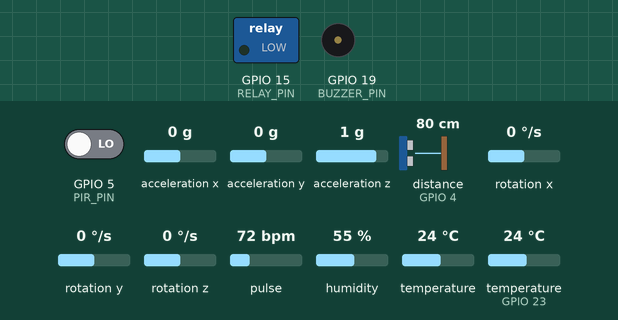
Bench run of a sketch on a simulated ESP32. On the bench: switched loads named in the sketch (green lamp = pin HIGH), buzzer (waves = sounding, pin HIGH). The inputs (shaded band) are chosen by the test bench; at power-on: distance to the obstacle (sensor on GPIO 4) 80 cm, GPIO 5 (PIR_PIN) LOW, acceleration x 0 g, acceleration y 0 g, acceleration z 1 g, rotation x 0 °/s, rotation y 0 °/s, rotation z 0 °/s, pulse 72 bpm, humidity 55 %, temperature 24 °C, temperature (sensor on GPIO 23) 24 °C. The echo pulse lasts 58.3 µs per cm; WiFi joins after 1.5 s; servers stay silent unless stated; what the sketch prints to the serial monitor is not drawn.

Above: at 2.7 s.
2.8 s: distance to the obstacle (sensor on GPIO 4) set to 11 cm
8.9 s: distance to the obstacle (sensor on GPIO 4) set to 8 cm
At 12.9 s:
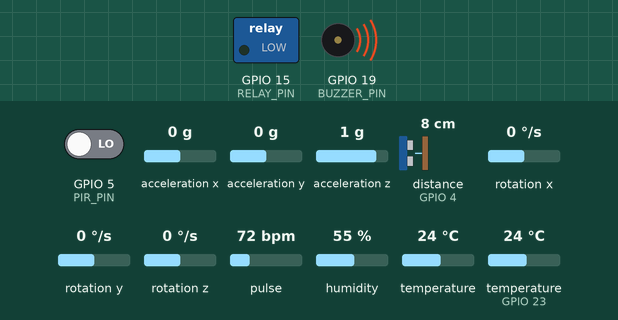
Timing chart, 0 to 14.4 s (numbered marks = the images above; inputs shaded):
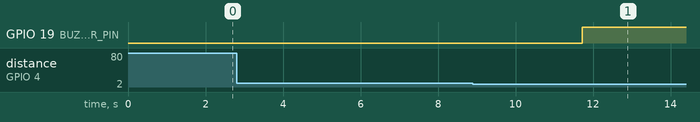

Measured:
- the behaviour switches between 10 and 9 cm on distance to the obstacle (sensor on GPIO 4) (found by bisection; images 0 and 1)
- after the input at 2.8 s, every drawn part: stays the same
- after the input at 8.9 s, GPIO 19 (BUZZER_PIN): LOW → HIGH after 2.8 s

The sketch:

project.ino
```cpp
#include <Wire.h>
#include <Adafruit_MPU6050.h>
#include <Adafruit_Sensor.h>
#include <DHT.h>
#include <Ultrasonic.h>
#include <MAX30105.h> // Tambahkan pustaka MAX30105
#include <WiFi.h> // Tambahkan pustaka WiFi

// Konfigurasi WiFi
const char* ssid = "asramapesan"; // Ganti dengan SSID WiFi Anda
const char* password = "pesanX&XI"; // Ganti dengan password WiFi Anda

// Pin komponen
#define DHTPIN 23
#define DHTTYPE DHT11
#define PIR_PIN 5
#define ULTRASONIC_TRIG 16
#define ULTRASONIC_ECHO 4
#define BUZZER_PIN 19
#define RELAY_PIN 15

// Inisialisasi sensor
DHT dht(DHTPIN, DHTTYPE);
Adafruit_MPU6050 mpu;
Ultrasonic ultrasonic(ULTRASONIC_TRIG, ULTRASONIC_ECHO);
MAX30105 particleSensor; // Buat objek untuk sensor MAX30102

// Variabel global untuk data sensor
float accelX, accelY, accelZ;
float gyroX, gyroY, gyroZ;
int pirState = LOW;
float temperature, humidity;
unsigned long lastMovementTime = 0;
int movementCounter = 0;
int restlessCounter = 0;
float distance = 0;
bool resetMPU = false; // Variabel untuk menandai reset MPU6050
static float lastDistance = 0; // Variabel untuk menyimpan status jarak terakhir
static bool objectDetected = false; // Menyimpan status objek terdeteksi
bool buzzerActive = false; // Status buzzer

void setup() {
  // Inisialisasi Serial Monitor
  Serial.begin(115200);

  // Inisialisasi WiFi
  WiFi.begin(ssid, password);
  Serial.print("Menghubungkan ke WiFi");
  while (WiFi.status() != WL_CONNECTED) {
    delay(500);
    Serial.print(".");
  }
  Serial.println(" Terhubung ke WiFi!");

  // Inisialisasi DHT11
  dht.begin();

  // Inisialisasi MPU6050
  if (!mpu.begin()) {
    Serial.println("Gagal menemukan sensor MPU6050!");
    while (1);
  }
  Serial.println("Sensor MPU6050 berhasil diinisialisasi.");

  // Inisialisasi sensor MAX30102
  if (!particleSensor.begin(Wire, I2C_SPEED_FAST)) {
    Serial.println("Sensor MAX30102 tidak ditemukan!");
    while (1);
  }
  Serial.println("Sensor MAX30102 berhasil diinisialisasi.");

  // Atur pengaturan sensor MAX30102
  particleSensor.setup(); // Atur pengaturan default

  // Inisialisasi pin
  pinMode(PIR_PIN, INPUT);
  pinMode(BUZZER_PIN, OUTPUT);
  pinMode(RELAY_PIN, OUTPUT);
  digitalWrite(RELAY_PIN, LOW);
  digitalWrite(BUZZER_PIN, LOW);
}

void loop() {
  // Pembatas output
  Serial.println("_______________||  INFORMASI  ||_________________");

  // Membaca data dari sensor DHT11
  temperature = dht.readTemperature();
  humidity = dht.readHumidity();

  // Menilai suhu dan kelembaban
  String temperatureStatus = (temperature < 18 || temperature > 25) ? "TIDAK NORMAL" : "NORMAL";
  String humidityStatus = (humidity < 30 || humidity > 60) ? "TIDAK NORMAL" : "NORMAL";

  // Menampilkan kualitas tidur
  String sleepQuality;
  if (movementCounter > 10 || restlessCounter > 5) {
    sleepQuality = "SANGAT GELISAH";
  } else if (movementCounter > 5) {
    sleepQuality = "GELISAH";
  } else {
    sleepQuality = "TENANG";
  }

  // Membaca data dari sensor PIR
  pirState = digitalRead(PIR_PIN);
  String presenceStatus = (pirState == HIGH) ? "TERDETEKSI" : "TIDAK TERDETEKSI";

  // Menampilkan status objek
  String objectStatus;
  if (distance < 10) {
    objectStatus = "SANGAT DEKAT";
  } else if (distance < 20) {
    objectStatus = "MULAI MENDEKAT";
  } else {
    objectStatus = "BELUM ADA";
  }

  // Menampilkan informasi
  Serial.print("## KUALITAS TIDUR "); Serial.println(sleepQuality);
  Serial.print("Suhu       : "); Serial.println(temperatureStatus);
  Serial.print("Kelembaban : "); Serial.println(humidityStatus);
  Serial.print("Keberadaan : "); Serial.println(presenceStatus);
  Serial.print("Objek      : "); Serial.println(objectStatus);
  Serial.println("__");

  // Pembatas output
  Serial.println("_____");

  // Membaca data dari sensor MPU6050
  sensors_event_t a, g, temp;
  mpu.getEvent(&a, &g, &temp);
  accelX = a.acceleration.x;
  accelY = a.acceleration.y;
  accelZ = a.acceleration.z;
  gyroX = g.gyro.x;
  gyroY = g.gyro.y;
  gyroZ = g.gyro.z;

  // Deteksi gerakan tubuh berdasarkan akselerometer
  if (abs(accelX) > 5.5 || abs(accelY) > 5.5 || abs(accelZ - 9.8) > 5.5) {
    movementCounter++;
    lastMovementTime = millis();
    Serial.println("Gerakan terdeteksi oleh MPU6050");
  }

  // Reset output MPU6050 jika tidak ada gerakan selama 60 detik
  unsigned long currentTime = millis();
  if (currentTime - lastMovementTime > 60000) { // Tidak ada gerakan selama 60 detik
    resetMPU = true; // Tandai bahwa reset diperlukan
    Serial.println("Reset output MPU6050 karena tidak ada gerakan.");
  } else {
    resetMPU = false; // Reset tidak diperlukan
  }

  // Jika reset diperlukan, set nilai pembacaan sensor ke nol
  if (resetMPU) {
    accelX = 0;
    accelY = 0;
    accelZ = 0;
    gyroX = 0;
    gyroY = 0;
    gyroZ = 0;
  }

  // Pembatas output
  Serial.println("_____");

  // Membaca data dari sensor Ultrasonik
  distance = ultrasonic.read();

  // Informasi jika objek mendekat
  if (distance < 20) {
    // Cek apakah jarak telah berubah untuk menghindari output yang berulang
    if (lastDistance != distance) {
      Serial.print("Objek mulai mendekat! Jarak: ");
      Serial.print(distance);
      Serial.println(" cm");
      lastDistance = distance; // Simpan jarak terakhir
      objectDetected = true; // Tandai objek terdeteksi
    }

    // Mengaktifkan buzzer jika objek semakin mendekat
    if (distance < 10) {
      digitalWrite(BUZZER_PIN, HIGH); // Aktifkan buzzer jika jarak kurang dari 10 cm
      buzzerActive = true; // Tandai buzzer aktif
      Serial.print("Objek sangat dekat! Jarak: ");
      Serial.print(distance);
      Serial.println(" cm");
    } else {
      digitalWrite(BUZZER_PIN, LOW); // Matikan buzzer jika jarak lebih dari 10 cm
      buzzerActive = false; // Tandai buzzer tidak aktif
    }
  } else {
    digitalWrite(BUZZER_PIN, LOW); // Matikan buzzer jika tidak ada objek mendekat
    if (objectDetected) { // Hanya tampilkan jika sebelumnya ada objek terdeteksi
      Serial.println("Tidak ada objek mendekat.");
      objectDetected = false; // Reset status objek terdeteksi
    }
    lastDistance = 0; // Reset jarak terakhir jika tidak ada objek
  }

  // Membaca data dari sensor MAX30102
  long irValue = particleSensor.getIR(); // Membaca nilai IR
  if (irValue > 50000) { // Jika ada deteksi jari
    float heartRate = particleSensor.getHeartRate(); // Mendapatkan detak jantung
    float spo2 = particleSensor.getSpO2(); // Mendapatkan kadar oksigen
    Serial.print("Detak Jantung: "); Serial.print(heartRate); Serial.println(" bpm");
    Serial.print("SpO2: "); Serial.print(spo2); Serial.println(" %");
  } else {
    Serial.println("Tidak ada jari terdeteksi.");
  }

  // Analisis kualitas tidur berdasarkan data sensor
  // Resetting counters jika tidak ada gerakan selama 60 detik
  if (currentTime - lastMovementTime > 60000) { // Tidak ada gerakan selama 60 detik
    movementCounter = max(0, movementCounter - 1); // Kurangi movementCounter jika tidak ada gerakan
    restlessCounter = max(0, restlessCounter - 1); // Kurangi restlessCounter jika tidak ada gerakan
  }

  // Logika untuk membatasi nilai movementCounter
  if (movementCounter > 20) {
    movementCounter = 20; // Batasi nilai maksimum
  }

  // Pembatas output
  Serial.println("_______________||  DATA  ||_________________");

  // Log data sensor
  Serial.print("Accel X: "); Serial.print(accelX);
  Serial.print(" | Accel Y: "); Serial.print(accelY);
  Serial.print(" | Accel Z: "); Serial.println(accelZ);
  Serial.print("Gyro X: "); Serial.print(gyroX);
  Serial.print(" | Gyro Y: "); Serial.print(gyroY);
  Serial.print(" | Gyro Z: "); Serial.println(gyroZ);
  Serial.print("movementCounter : "); Serial.print(movementCounter); Serial.println(" hitungan");
  Serial.print("restlessCounter : "); Serial.print(restlessCounter); Serial.println(" hitungan");
  Serial.print("Reset MPU6050 : "); Serial.println(resetMPU ? "YES" : "NO");
  Serial.print("Buzzer Aktif : "); Serial.println(buzzerActive ? "YA" : "TIDAK");
  if (buzzerActive) {
    Serial.println("Mengapa: Objek sangat dekat!");
  }
  Serial.print("Jarak Objek  : "); Serial.print(distance); Serial.println(" cm");
  Serial.print("Suhu               : "); Serial.print(temperature); Serial.println(" °C");
  Serial.print("Kelembaban         : "); Serial.print(humidity); Serial.println(" %");

  // Status sensor
  Serial.println("_______________||  SENSOR  ||_________________");
  Serial.print("MPU6050 : "); Serial.println(mpu.begin() ? "OK" : "ERROR");
  Serial.print("PIR     : "); Serial.println((pirState == HIGH) ? "OK" : "ERROR");
  Serial.print("DHT11   : "); Serial.println((isnan(temperature) || isnan(humidity)) ? "ERROR" : "OK");
  Serial.print("HCSR04  : "); Serial.println((distance >= 0) ? "OK" : "ERROR"); // Status HCSR04 berdasarkan pembacaan jarak
  Serial.print("RELAY   : "); Serial.println((digitalRead(RELAY_PIN) == HIGH) ? "OK" : "ERROR"); // Status RELAY berdasarkan pembacaan pin

  // Pembatas output
  Serial.println("===================================================");

  delay(5000); // Delay untuk pembacaan ulang
}
```
